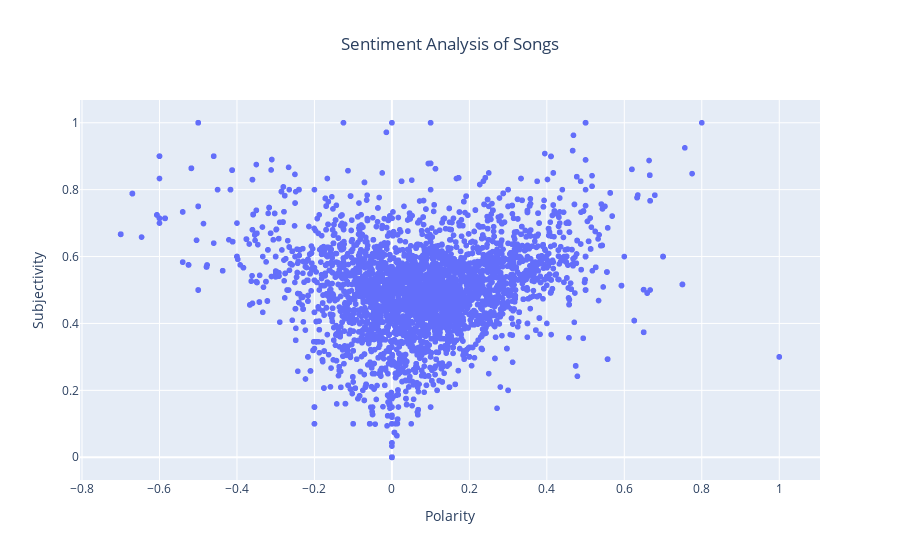

Here is the notebook cell this chart was saved with:
### Code cell
import plotly.express as px

# Assuming your DataFrame df has columns 'Title', 'Artist', 'polarity', and 'subjectivity'
fig = px.scatter(df, x='polarity', y='subjectivity', 
                 hover_data=['Title', 'Artist'], 
                 title='Sentiment Analysis of Songs',
                 labels={'polarity': 'Polarity', 'subjectivity': 'Subjectivity'})

# Update layout for better readability
fig.update_layout(hovermode='closest', 
                  title={'x':0.5, 'xanchor': 'center'}, 
                  xaxis_title='Polarity', 
                  yaxis_title='Subjectivity')

# Show the plot
fig.show()

### Figure 1 — Plotly figure (JSON) as saved in the notebook; plotly's stock layout.template omitted (floating-point values rounded to 4 significant figures; data arrays with more than 128 entries replaced by an {"elided": "..."} marker saying what was removed)
{"data": [{"customdata": {"elided": "11642x2 str values"}, "hovertemplate": "Polarity=%{x}<br>Subjectivity=%{y}<br>Title=%{customdata[0]}<br>Artist=%{customdata[1]}<extra></extra>", "legendgroup": "", "marker": {"color": "#636efa", "symbol": "circle"}, "mode": "markers", "name": "", "showlegend": false, "type": "scattergl", "x": {"elided": "11642 float values"}, "xaxis": "x", "y": {"elided": "11642 float values"}, "yaxis": "y"}], "layout": {"hovermode": "closest", "legend": {"tracegroupgap": 0}, "title": {"text": "Sentiment Analysis of Songs", "x": 0.5, "xanchor": "center"}, "xaxis": {"anchor": "y", "domain": [0, 1], "title": {"text": "Polarity"}}, "yaxis": {"anchor": "x", "domain": [0, 1], "title": {"text": "Subjectivity"}}}}
